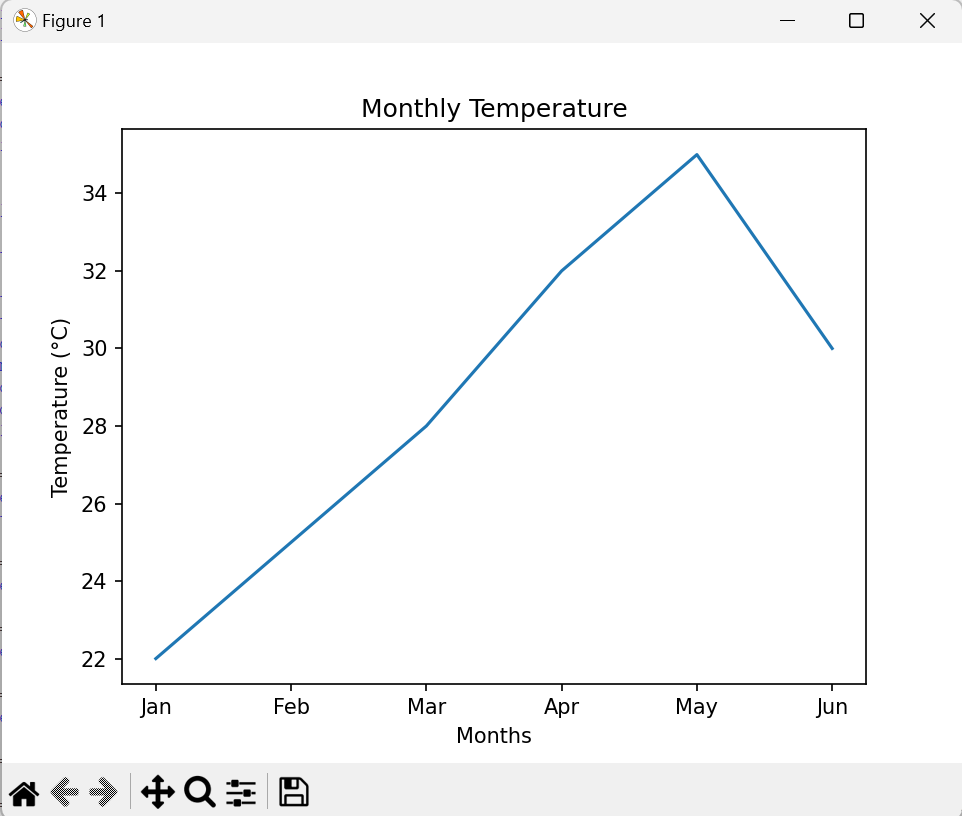

Python code for this plot:
import matplotlib.pyplot as plt

# Monthly data
months = ["Jan", "Feb", "Mar", "Apr", "May", "Jun"]
temperature = [22, 25, 28, 32, 35, 30]

# Create line plot
plt.plot(months, temperature)
plt.title("Monthly Temperature")
plt.xlabel("Months")
plt.ylabel("Temperature (°C)")
plt.show()
